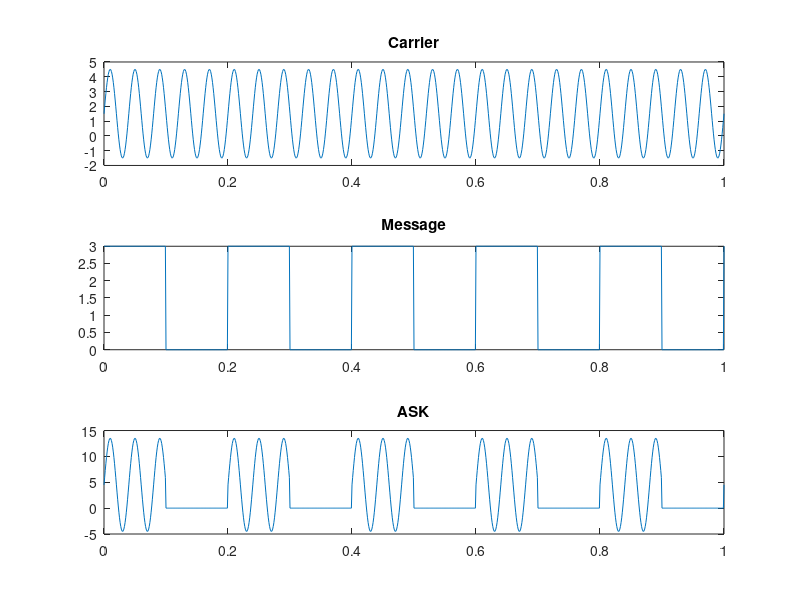

Reproduce this figure in MATLAB.
clc;
clear all;
close all;
fc=25;
fm=5;
t=0:0.001:1;
A=3;

x=A.*sin(2*pi*fc*t)+(A/2);
m=(A/2).*square(2*pi*fm*t)+(A/2);
v=x.*m;
subplot(3,1,1)
plot(t,x);
title('Carrier');
subplot(3,1,2)
plot(t,m);
title('Message');
subplot(3,1,3)
plot(t,v);
title('ASK');